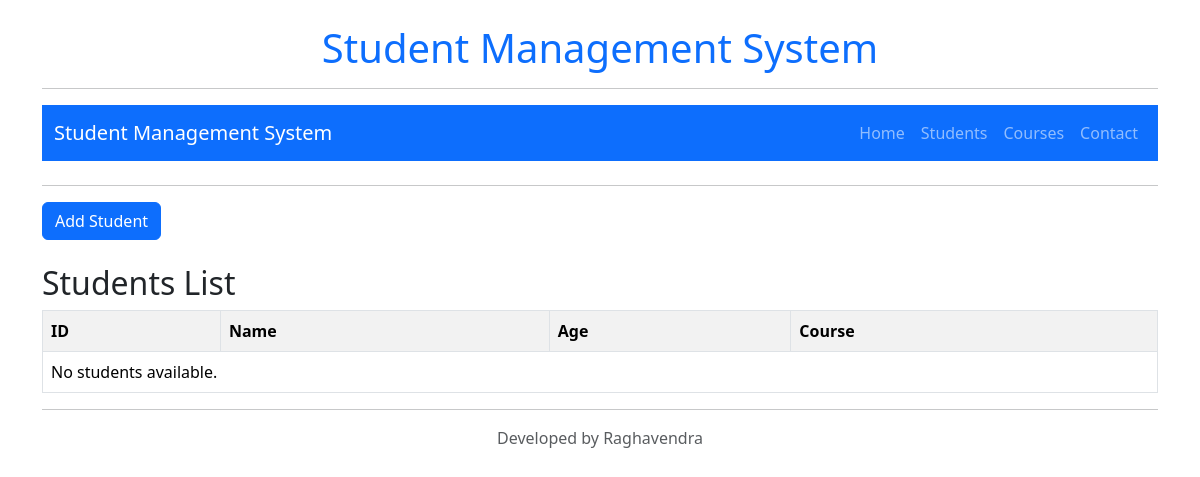
The app's page /students/view/many-many/, older data.
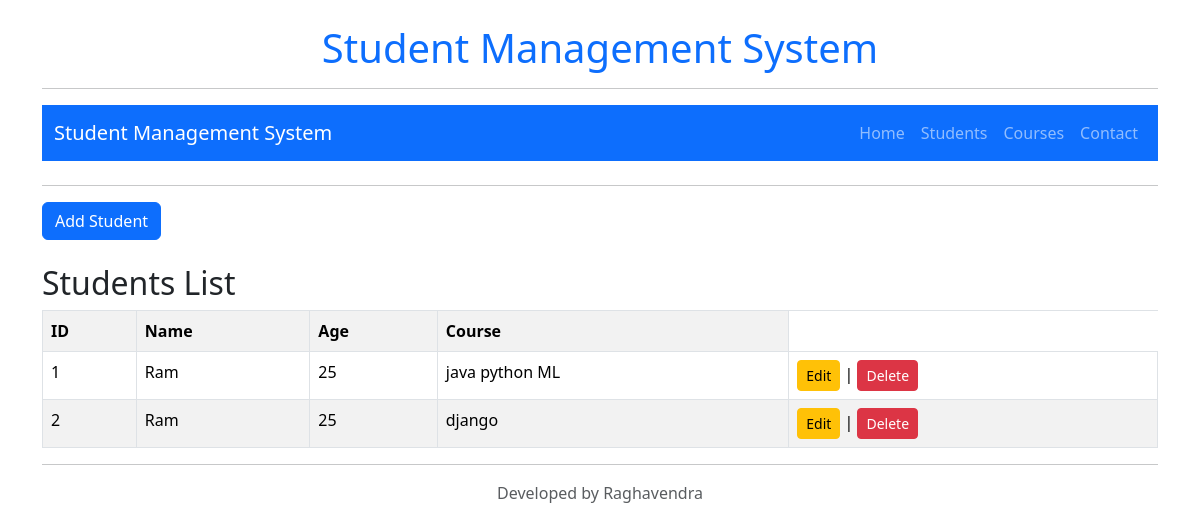
The same page, newer data.
### students/models.py (models this page shows, shortened)
class StudentCourse(models.Model):
    name = models.CharField(max_length=100)
    age = models.IntegerField()
    course = ManyToManyField(
        CourseMany,
        related_name="students"
    )

class CourseMany(models.Model):
    name = models.CharField(max_length=100)
    duration = models.IntegerField()
    fee = models.IntegerField()

### students/views.py (the view)
# urls.py: path("view/many-many/", views.student_course_manytomany_list, name="student-course-mtm-list"),
def student_course_manytomany_list(request):
    students = StudentCourse.objects.all()
    return render(
        request,
        "students/student-course-mtm-list.html",
        {"students": students}
    )

### students/templates/students/student-course-mtm-list.html (shortened to what this page needs)
{% extends "base-bootstrap.html" %}
{% block content %}
<a href="{% url 'create-student-course-modelform' %}"
   class="btn btn-primary">
    Add Student
</a>
<br><br>
<h2>Students List</h2>
<table class="table table-bordered table-striped">
    <tr>
        <th>ID</th>
        <th>Name</th>
        <th>Age</th>
        <th>Course</th>
    </tr>
    {% for student in students %}
        <tr>
            <td>{{ student.id }}</td>
            <td>{{ student.name }}</td>
            <td>{{ student.age }}</td>
            <td>
                {% for course in student.course.all %}
                    {{ course.name }}
                {% endfor %}
            </td>
            <td>
                <a href="{% url 'update-student-course-modelform' student.id %} " class="btn btn-warning btn-sm">
                    Edit
                </a>
                |
                <a href="{% url 'delete-student' student.id %}" class="btn btn-danger btn-sm">
                    Delete
                </a>
            </td>
        </tr>
    {% empty %}
    <tr>
        <td colspan="4">
            No students available.
        </td>
    </tr>
    {% endfor %}
</table>
{% endblock %}

Row changes from the older to the newer data that the page shows:
added StudentCourse: id "1", name "Ram", age "25"
added CourseMany: name "java", shown under "1"
added CourseMany: name "python", shown under "1"
added CourseMany: name "ML", shown under "1"
added StudentCourse: id "2", name "Ram", age "25"
added CourseMany: name "django", shown under "2"
Text that changed along with them:
text no longer shown: "No students available."
